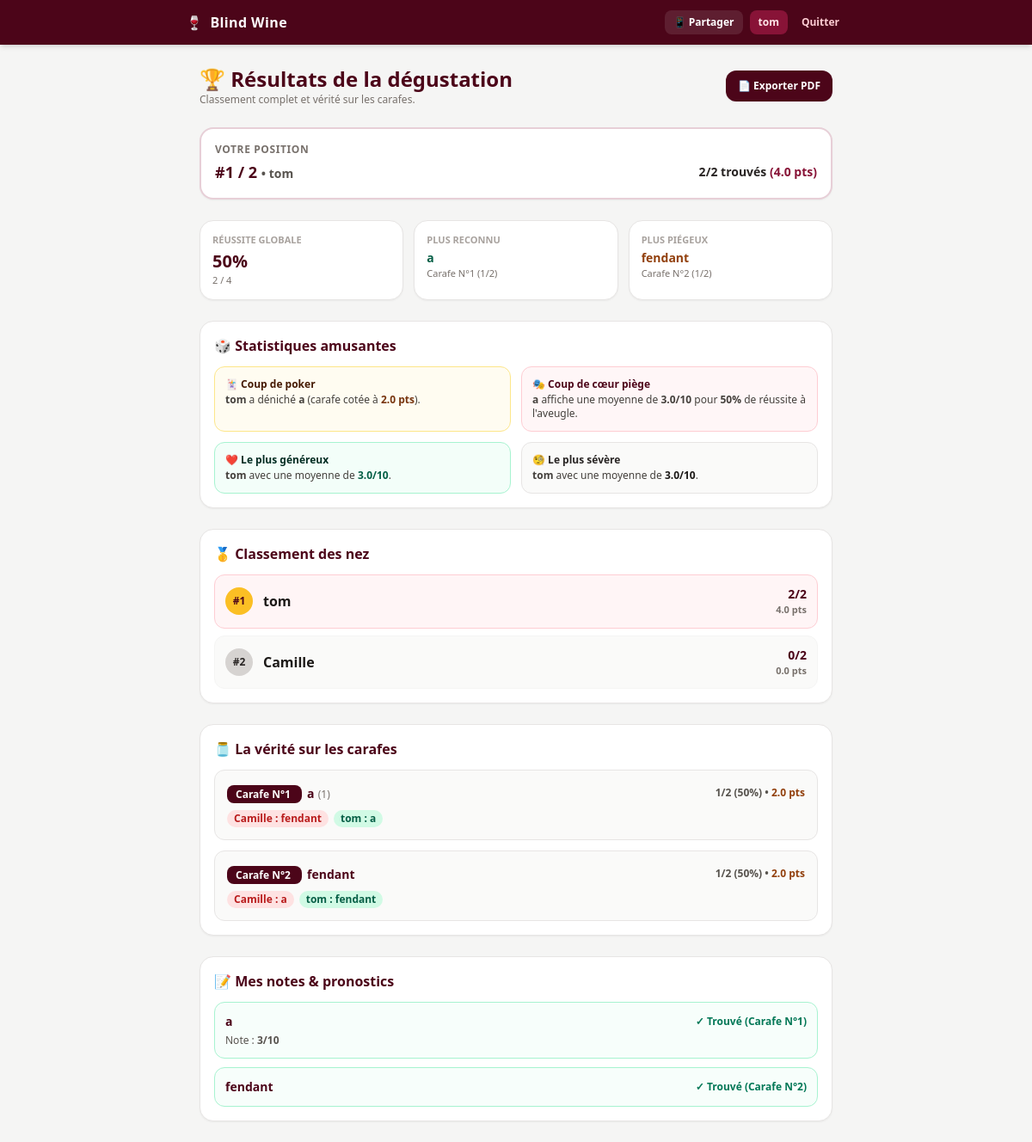
Page /results (signed in) on the committed database.
### tables this page shows
CREATE TABLE users (
    id INTEGER PRIMARY KEY AUTOINCREMENT,
    username TEXT UNIQUE NOT NULL,
    password TEXT NOT NULL,
    is_admin INTEGER DEFAULT 0
, votes_submitted INTEGER DEFAULT 0);

CREATE TABLE wines (
    id INTEGER PRIMARY KEY AUTOINCREMENT,
    name TEXT NOT NULL,
    year TEXT,
    region TEXT,
    image_path TEXT,
    temp_code TEXT,
    carafe_number INTEGER
);

CREATE TABLE votes (
    id INTEGER PRIMARY KEY AUTOINCREMENT,
    user_id INTEGER,
    carafe_number INTEGER,
    guessed_wine_id INTEGER,
    UNIQUE(user_id, carafe_number)
);

### app.py (the view)
@app.route('/results')
@login_required
def results():
    db = get_db()
    state = db.execute('SELECT * FROM game_state WHERE id = 1').fetchone()
    if state['phase'] != 'RESULTS':
        return redirect(url_for('index'))
    results_reveal = state['results_reveal'] or 'all'
    top_3_hidden = (results_reveal == 'bottom_to_top_3')
    uid = session['user_id']
    wines, leaderboard, carafe_details, wine_stats, stats, my_notes_review = compute_results_data(db, uid=uid)
    total_players = stats['total_players']
    my_position = None
    leader = leaderboard[0] if leaderboard else None
    for idx, entry in enumerate(leaderboard, start=1):
        entry['is_top_3'] = (idx <= 3)
        entry['is_hidden_podium'] = (top_3_hidden and idx <= 3)
        if entry['is_me']:
            gap_score = (leader['score'] - entry['score']) if leader else 0
            gap_weighted = round((leader['weighted_score'] - entry['weighted_score']), 2) if leader else 0.0
            my_position = {
                'rank': idx,
                'is_top_3': (idx <= 3),
                'is_hidden_podium': (top_3_hidden and idx <= 3),
                'total_players': total_players,
                'score': entry['score'],
                'weighted_score': entry['weighted_score'],
                'total': entry['total'],
                'username': entry['username'],
                'gap_score': gap_score,
                'gap_weighted': gap_weighted
            }
    return render_template(
        'results.html',
        results_reveal=results_reveal,
        top_3_hidden=top_3_hidden,
        wines=wines,
        leaderboard=leaderboard,
        my_position=my_position,
        carafe_details=carafe_details,
        wine_stats=wine_stats,
        stats=stats,
        my_notes_review=my_notes_review
    )

### app.py (called while the page is built)
def get_db():
    conn = sqlite3.connect(DB_NAME)
    conn.row_factory = sqlite3.Row
    return conn

@app.before_request
def make_session_permanent():
    session.permanent = True

def login_required(f):
    @wraps(f)
    def decorated(*args, **kwargs):
        if 'user_id' not in session:
            return redirect(url_for('login'))
        return f(*args, **kwargs)
    return decorated

### templates/results.html (shortened to what this page needs)
{% extends "base.html" %}
{% block content %}
<div class="mb-6 flex items-center justify-between gap-2 flex-wrap">
  <div>
    <h1 class="text-2xl font-bold text-rose-950">🏆 Résultats de la dégustation</h1>
    <p class="text-xs text-stone-500">
      {% if top_3_hidden %}
      Mode suspense actif : les 3 premières places sont masquées.
      {% else %}
      Classement complet et vérité sur les carafes.
      {% endif %}
    </p>
  </div>
  {% if results_reveal == 'all' %}
  <a href="{{ url_for('export_results_pdf') }}"
    class="bg-rose-950 hover:bg-rose-900 text-white text-xs font-extrabold px-3.5 py-2.5 rounded-xl shadow-sm transition">
    📄 Exporter PDF
  </a>
  {% endif %}
</div>
{% if my_position %}
<div class="bg-white border-2 border-rose-900/20 rounded-2xl p-4 shadow-sm mb-6">
  <div class="text-xs font-bold uppercase tracking-wider text-stone-500 mb-1">Votre position</div>
  <div class="flex items-center justify-between gap-2 flex-wrap">
    <div class="text-lg font-extrabold text-rose-950">
      {% if my_position['is_hidden_podium'] %}
      Top 3 (Rang masqué)
      {% else %}
      #{{ my_position['rank'] }} / {{ my_position['total_players'] }}
      {% endif %}
      <span class="text-sm font-semibold text-stone-600">• {{ my_position['username'] }}</span>
    </div>
    <div class="text-sm font-bold text-stone-800">
      {{ my_position['score'] }}/{{ my_position['total'] }} trouvés
      <span class="text-rose-900">({{ my_position['weighted_score'] }} pts)</span>
    </div>
  </div>
</div>
{% endif %}
<div class="grid grid-cols-2 sm:grid-cols-3 gap-3 mb-6">
  <div class="bg-white p-3.5 rounded-2xl border border-stone-200 shadow-sm">
    <div class="text-[11px] font-bold uppercase text-stone-400">Réussite globale</div>
    <div class="text-xl font-extrabold text-rose-950 mt-0.5">{{ stats['global_success_rate'] }}%</div>
    <div class="text-[11px] text-stone-500">{{ stats['total_correct_votes'] }} / {{ stats['total_possible_votes'] }}
    </div>
  </div>
  {% if stats['easiest_wine'] %}
  <div class="bg-white p-3.5 rounded-2xl border border-stone-200 shadow-sm">
    <div class="text-[11px] font-bold uppercase text-stone-400">Plus reconnu</div>
    <div class="text-sm font-extrabold text-emerald-800 mt-0.5 truncate">{{ stats['easiest_wine']['name'] }}</div>
    <div class="text-[11px] text-stone-500">Carafe N°{{ stats['easiest_wine']['carafe_number'] }} ({{
      stats['easiest_wine']['correct_count'] }}/{{ stats['easiest_wine']['total_players'] }})</div>
  </div>
  {% endif %}
  {% if stats['hardest_wine'] %}
  <div class="bg-white p-3.5 rounded-2xl border border-stone-200 shadow-sm col-span-2 sm:col-span-1">
    <div class="text-[11px] font-bold uppercase text-stone-400">Plus piégeux</div>
    <div class="text-sm font-extrabold text-amber-800 mt-0.5 truncate">{{ stats['hardest_wine']['name'] }}</div>
    <div class="text-[11px] text-stone-500">Carafe N°{{ stats['hardest_wine']['carafe_number'] }} ({{
      stats['hardest_wine']['correct_count'] }}/{{ stats['hardest_wine']['total_players'] }})</div>
  </div>
  {% endif %}
</div>
{% set fun = stats.get('fun_stats', {}) %}
<div class="bg-white p-4 rounded-2xl border border-stone-200 shadow-sm mb-6">
  <h2 class="font-bold text-base text-rose-950 mb-3">🎲 Statistiques amusantes</h2>
  <div class="grid grid-cols-1 sm:grid-cols-2 gap-3 text-xs">
    <div class="p-3 rounded-xl bg-amber-50/70 border border-amber-200">
      <div class="font-extrabold text-amber-950 mb-0.5">🃏 Coup de poker</div>
      {% if fun.get('poker_winner') %}
      <p class="text-stone-700">
        <span class="font-bold">{{ fun['poker_winner']['username'] }}</span> a déniché
        <span class="font-bold">{{ fun['poker_winner']['best_single_wine_name'] }}</span>
        (carafe cotée à <span class="font-bold text-amber-900">{{ fun['poker_winner']['best_single_weight'] }}
          pts</span>).
      </p>
      {% else %}
      <p class="text-stone-400 italic">Aucune carafe rare trouvée.</p>
      {% endif %}
    </div>
    <div class="p-3 rounded-xl bg-rose-50/60 border border-rose-200">
      <div class="font-extrabold text-rose-950 mb-0.5">🎭 Coup de cœur piège</div>
      {% if fun.get('surprise_trap') %}
      <p class="text-stone-700">
        <span class="font-bold">{{ fun['surprise_trap']['name'] }}</span> affiche une moyenne de
        <span class="font-bold">{{ fun['surprise_trap']['avg_rating'] }}/10</span> pour
        <span class="font-bold">{{ fun['surprise_trap']['success_rate'] }}%</span> de réussite à l'aveugle.
      </p>
      {% else %}
      <p class="text-stone-400 italic">Pas assez de notes pour calculer.</p>
      {% endif %}
    </div>
    <div class="p-3 rounded-xl bg-emerald-50/60 border border-emerald-200">
      <div class="font-extrabold text-emerald-950 mb-0.5">❤️ Le plus généreux</div>
      {% if fun.get('most_generous') %}
      <p class="text-stone-700">
        <span class="font-bold">{{ fun['most_generous']['username'] }}</span> avec une moyenne de
        <span class="font-bold text-emerald-800">{{ fun['most_generous']['avg_given_rating'] }}/10</span>.
      </p>
      {% else %}
      <p class="text-stone-400 italic">Aucune note enregistrée.</p>
      {% endif %}
    </div>
    <div class="p-3 rounded-xl bg-stone-50 border border-stone-200">
      <div class="font-extrabold text-stone-800 mb-0.5">🧐 Le plus sévère</div>
      {% if fun.get('most_strict') %}
      <p class="text-stone-700">
        <span class="font-bold">{{ fun['most_strict']['username'] }}</span> avec une moyenne de
        <span class="font-bold text-stone-900">{{ fun['most_strict']['avg_given_rating'] }}/10</span>.
      </p>
      {% else %}
      <p class="text-stone-400 italic">Aucune note enregistrée.</p>
      {% endif %}
    </div>
  </div>
</div>
<div class="bg-white p-4 rounded-2xl border border-stone-200 shadow-sm mb-6">
  <h2 class="font-bold text-base text-rose-950 mb-3">🥇 Classement des nez</h2>
  <div class="space-y-2">
    {% for p in leaderboard %}
    <div
      class="flex items-center justify-between gap-3 p-3 rounded-xl border {{ 'bg-rose-50/70 border-rose-200' if p['is_me'] else 'bg-stone-50 border-stone-100' }}">
      <div class="flex items-center gap-3 min-w-0">
        <span
          class="w-8 h-8 rounded-full flex items-center justify-center font-extrabold text-xs shrink-0 {{ 'bg-amber-400 text-rose-950' if p['rank'] == 1 else ('bg-stone-300 text-stone-800' if p['rank'] == 2 else ('bg-amber-700/20 text-amber-950' if p['rank'] == 3 else 'bg-stone-200 text-stone-700')) }}">
          {% if p['is_hidden_podium'] %}?{% else %}#{{ p['rank'] }}{% endif %}
        </span>
        <div class="truncate">
          {% if p['is_hidden_podium'] %}
          <span class="font-bold text-stone-400 italic">Participant du Top 3 (masqué)</span>
          {% else %}
          <span class="font-bold text-stone-900">{{ p['username'] }}</span>
          {% endif %}
        </div>
      </div>
      <div class="text-right shrink-0">
        {% if p['is_hidden_podium'] %}
        <span class="text-xs font-bold text-stone-400">Secret</span>
        {% else %}
        <div class="text-sm font-extrabold text-rose-950">{{ p['score'] }}/{{ p['total'] }}</div>
        <div class="text-[11px] font-semibold text-stone-500">{{ p['weighted_score'] }} pts</div>
        {% endif %}
      </div>
    </div>
    {% endfor %}
  </div>
</div>
<div class="bg-white p-4 rounded-2xl border border-stone-200 shadow-sm mb-6">
  <h2 class="font-bold text-base text-rose-950 mb-3">🫙 La vérité sur les carafes</h2>
  <div class="space-y-3">
    {% for item in carafe_details %}
    {% set w = item['actual_wine'] %}
    <div class="p-3.5 rounded-xl bg-stone-50 border border-stone-200">
      <div class="flex items-center justify-between gap-2 flex-wrap mb-2">
        <div>
          <span class="bg-rose-950 text-white text-xs font-extrabold px-2.5 py-0.5 rounded-lg mr-1.5">
            Carafe N°{{ item['carafe_number'] }}
          </span>
          <span class="font-extrabold text-sm text-rose-950">{{ w['name'] }}</span>
          {% if w['year'] or w['region'] %}
          <span class="text-xs text-stone-500">({{ w['region'] or '' }}{{ ' • ' if w['region'] and w['year'] }}{{
            w['year'] or '' }})</span>
          {% endif %}
        </div>
        <div class="text-xs font-bold text-stone-600">
          {{ item['correct_count'] }}/{{ item['total_players'] }} ({{ item['success_rate'] }}%) • <span
            class="text-amber-800">{{ item['weight'] }} pts</span>
        </div>
      </div>
      <div class="flex flex-wrap gap-1.5 text-xs">
        {% for g in item['guesses'] %}
        <span
          class="px-2 py-0.5 rounded-full font-semibold {{ 'bg-emerald-100 text-emerald-800' if g['status'] == 'correct' else ('bg-red-100 text-red-700' if g['status'] == 'wrong' else 'bg-stone-200 text-stone-600') }}">
          {{ g['username'] }} : {{ g['guessed_name'] }}
        </span>
        {% endfor %}
      </div>
    </div>
    {% endfor %}
  </div>
</div>
<div class="bg-white p-4 rounded-2xl border border-stone-200 shadow-sm">
  <h2 class="font-bold text-base text-rose-950 mb-3">📝 Mes notes & pronostics</h2>
  <div class="space-y-2.5 text-xs">
    {% for rev in my_notes_review %}
    {% set w = rev['wine'] %}
    {% set n = rev['note'] %}
    <div
      class="p-3 rounded-xl border {{ 'border-emerald-200 bg-emerald-50/40' if rev['found_it'] else 'border-stone-200 bg-stone-50' }}">
      <div class="flex items-center justify-between gap-2 flex-wrap">
        <span class="font-bold text-sm text-rose-950">{{ w['name'] }}</span>
        <span class="font-bold {{ 'text-emerald-700' if rev['found_it'] else 'text-stone-600' }}">
          {{ '✓ Trouvé (Carafe N°' ~ w['carafe_number'] ~ ')' if rev['found_it'] else ('Votre choix : Carafe N°' ~
          rev['guessed_carafe'] ~ ' (Réalité : N°' ~ w['carafe_number'] ~ ')' if rev['guessed_carafe'] else 'Non voté
          (Réalité : N°' ~ w['carafe_number'] ~ ')') }}
        </span>
      </div>
      {% if n %}
      <p class="text-stone-600 mt-1">
        Note : <b>{{ n.get('rating', '-') }}/10</b>
      </p>
      {% endif %}
    </div>
    {% endfor %}
  </div>
</div>
{% endblock %}

### templates/base.html (shortened to what this page needs)
<!DOCTYPE html>
<html lang="fr">
<head>
  <script src="https://cdn.tailwindcss.com"></script>
</head>
<body class="bg-stone-100 text-stone-900 min-h-screen flex flex-col">
  <nav class="bg-rose-950 text-white px-4 py-3 shadow-md sticky top-0 z-30">
    <div class="max-w-3xl mx-auto flex items-center justify-between gap-2">
      <a href="{{ url_for('index') }}" class="font-extrabold text-base tracking-wide flex items-center gap-2 shrink-0">
        <span>🍷</span>
        <span>Blind Wine</span>
      </a>
      {% if session.get('user_id') %}
      <div class="flex items-center gap-2 text-xs font-bold flex-wrap justify-end">
        <a href="{{ url_for('share') }}"
          class="bg-white/10 hover:bg-white/20 text-white px-2.5 py-1.5 rounded-lg transition">
          📱 Partager
        </a>
        <span class="hidden sm:inline bg-rose-900 text-rose-100 px-2.5 py-1.5 rounded-lg">
          {{ session.get('username') }}
        </span>
        <a href="{{ url_for('logout') }}" class="text-rose-200 hover:text-white px-2 py-1.5 rounded-lg transition">
          Quitter
        </a>
      </div>
      {% endif %}
    </div>
  </nav>
  <main class="max-w-3xl w-full mx-auto px-4 py-6 flex-1">
    {% if message is defined and message %}
    <div class="bg-white border border-stone-200 rounded-2xl p-6 text-center shadow-sm">
      <div class="text-3xl mb-2">⏳</div>
      <p class="font-semibold text-stone-700">{{ message }}</p>
    </div>
    {% else %}
    {% block content %}{% endblock %}
    {% endif %}
  </main>
</body>
</html>

### rows in the picture
users: get "tom", username "tom", poker_winner.username "tom", most_generous.username "tom", most_strict.username "tom", rank "1", score "2", total "2", weighted_score "4.0", guessed_name "a", username "tom"
wines: hardest_wine.name "fendant", hardest_wine.carafe_number "2", guessed_name "fendant" "fendant", name "fendant", name "fendant", carafe_number "✓ Trouvé (Carafe N°2)"
users: rank "2", username "Camille", score "0", total "2", weighted_score "0.0", username "Camille", guessed_name "a"
votes: carafe_number "1", correct_count "1", total_players "2", success_rate "50", weight "2.0", carafe_number "2"
wines: name "a", year "1", name "a", carafe_number "✓ Trouvé (Carafe N°1)"

### other values in the picture
{{ my_position['rank'] }} "1"
{{ my_position['total_players'] }} "2"
{{ my_position['score'] }} "2"
{{ my_position['total'] }} "2"
{{ my_position['weighted_score'] }} "4.0"
{{ stats['global_success_rate'] }} "50"
{{ stats['total_correct_votes'] }} "2"
{{ stats['total_possible_votes'] }} "4"
{{ stats['easiest_wine']['name'] }} "a"
{{ stats['easiest_wine']['carafe_number'] }} "1"
{{ stats['easiest_wine']['correct_count'] }} "1"
{{ stats['easiest_wine']['total_players'] }} "2"
{{ stats['hardest_wine']['correct_count'] }} "1"
{{ stats['hardest_wine']['total_players'] }} "2"
{{ fun['poker_winner']['best_single_wine_name'] }} "a"
